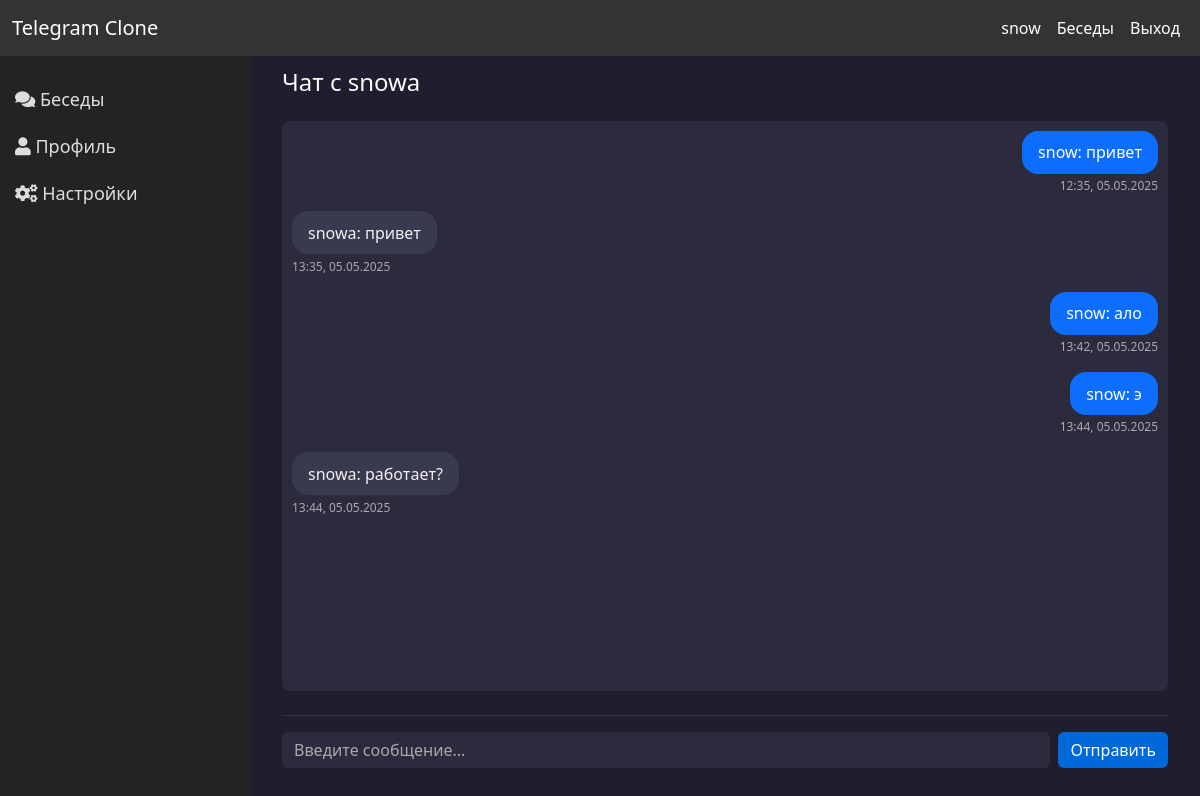
The page /conversation/2/ (signed in) on the database its author committed.
### appone/models.py (models this page shows, shortened)
class Message(models.Model):
    conversation = models.ForeignKey(Conversation, related_name='messages', on_delete=models.CASCADE)
    author       = models.ForeignKey(User, on_delete=models.CASCADE)
    content      = models.TextField()
    timestamp    = models.DateTimeField(auto_now_add=True)

### appone/views.py (the view)
# urls.py: path('conversation/<int:convo_id>/', views.conversation_detail, name='conversation_detail'),
@login_required
def conversation_detail(request, convo_id):
    convo = get_object_or_404(Conversation, id=convo_id)
    if request.user not in convo.members.all():
        return redirect('chat:conversations_list')
    if request.method == 'POST':
        content = request.POST.get('content', '').strip()
        if content:
            Message.objects.create(conversation=convo, author=request.user, content=content)
        return redirect('chat:conversation_detail', convo_id=convo.id)
    messages = convo.messages.order_by('timestamp')
    other_user = convo.members.exclude(id=request.user.id).first()
    return render(request, 'chat/conversation.html', {
        'conversation': convo,
        'messages': messages,
        'other_user': other_user,
    })

### appone/templates/chat/conversation.html (shortened to what this page needs)
{% extends "base.html" %}
{% block content %}
<div class="chat-container">
  <h4 style="margin-top: 36px;" class="mb-4">Чат с {{ other_user.username }}</h4>
  <div id="messages" class="messages">
    {% for msg in messages %}
    <div class="message {% if msg.author == request.user %}own{% endif %}">
      <div class="bubble">
        <span class="author">{{ msg.author.username }}</span>: {{ msg.content }}
      </div>
      <div class="timestamp">{{ msg.timestamp|date:'H:i, d.m.Y' }}</div>
    </div>
    {% endfor %}
  </div>
  <form id="chat-form" method="post" class="mt-2">
    <input id="chat-input" type="text" name="content" class="form-control me-2" placeholder="Введите сообщение..." autocomplete="off">
    <button type="submit" class="btn btn-primary">Отправить</button>
  </form>
</div>
{% endblock %}

### appone/templates/base.html (shortened to what this page needs)
<!DOCTYPE html>
<html lang="ru">
<head>
  <link href="https://cdn.jsdelivr.net/npm/bootstrap@5.3.0/dist/css/bootstrap.min.css" rel="stylesheet">
  <link rel="stylesheet" href="https://cdn.jsdelivr.net/npm/font-awesome@5.15.4/css/all.min.css">
</head>
<body>
<nav class="navbar navbar-expand-lg navbar-dark fixed-top" style="z-index: 1030;">
    <div class="container-fluid">
      <a class="navbar-brand" href="/">Telegram Clone</a>
      <div class="collapse navbar-collapse" id="navbarNav">
        <ul class="navbar-nav ms-auto">
          <li class="nav-item">
            <span class="nav-link">{{ request.user.username }}</span>
          </li>
          <li class="nav-item">
            <a class="nav-link" href="{% url 'chat:conversations_list' %}">Беседы</a>
          </li>
          <li class="nav-item">
            <a class="nav-link" href="{% url 'chat:logout' %}">Выход</a>
          </li>
        </ul>
      </div>
    </div>
  </nav>
  <div class="sidebar" id="sidebar">
    <a href="{% url 'chat:conversations_list' %}"><i class="fas fa-comments"></i> Беседы</a>
    <a href="/"><i class="fas fa-user"></i> Профиль</a>
    <a href="/"><i class="fas fa-cogs"></i> Настройки</a>
  </div>
  <div class="content" id="content">
    {% block content %}
    {% endblock %}
  </div>
</body>
</html>

### appone/templates/base.html (style rules this page uses)
body { background-color: #121212; color: #f1f1f1; margin-top: 56px; }
.navbar { background-color: #333; }
.navbar-brand, .nav-link { color: #fff !important; transition: color 0.3s; }
.nav-item { transition: transform 0.3s ease-in-out; }
.btn { transition: background-color 0.3s, color 0.3s; }
.btn-primary { background-color: #0d6efd; border-color: #0d6efd; }
.sidebar { height: 100%; background-color: #232323; position: fixed; top: 0; left: 0; width: 250px; padding-top: 20px; z-index: 1000; margin-top: 56px; }
.sidebar a { padding: 10px 15px; text-decoration: none; font-size: 18px; color: #ddd; display: block; transition: background-color 0.3s; }
.content { margin-left: 250px; padding: 30px; transition: margin-left 0.3s; margin-top: 20px; }

### appone/templates/chat/conversation.html (style rules this page uses)
html, body { height: 100%; margin: 0; padding: 0; overflow: hidden; }
.chat-container { position: fixed; top: 0; left: 250px; right: 0; bottom: 0; background-color: #1e1e2f; color: #f8f9fa; display: flex; flex-direction: column; padding: 2rem; }
h4 { color: #f8f9fa; font-size: 1.5rem; margin-bottom: 1rem; }
.messages { flex-grow: 1; overflow-y: auto; padding: 10px; background-color: #2b2b3d; border-radius: 0.5rem; margin-bottom: 1rem; }
.message { margin-bottom: 1rem; position: relative; }
.bubble { display: inline-block; padding: 0.6rem 1rem; border-radius: 1rem; background-color: #3a3a4f; color: #f1f1f1; max-width: 70%; word-wrap: break-word; position: relative; }
.own { text-align: right; }
.own .bubble { background-color: #0d6efd; color: #fff; }
.timestamp { font-size: 0.75rem; color: #aaa; margin-top: 0.2rem; }
#chat-form { display: flex; background-color: #1e1e2f; border-top: 1px solid #333; padding-top: 1rem; }
#chat-input { background-color: #2b2b3d; border: none; color: #fff; }
#chat-input::placeholder { color: #aaa; }
.btn-primary { background-color: #0069d9; border: none; }

### rows shown on the page
Message: author.username "snow", content "привет", timestamp "12:35, 05.05.2025"
Message: author.username "snowa", content "привет", timestamp "13:35, 05.05.2025"
Message: author.username "snow", content "ало", timestamp "13:42, 05.05.2025"
Message: author.username "snow", content "э", timestamp "13:44, 05.05.2025"
Message: author.username "snowa", content "работает?", timestamp "13:44, 05.05.2025"

### other values the page prints
{{ request.user.username }} "snow"
{{ other_user.username }} "snowa"
